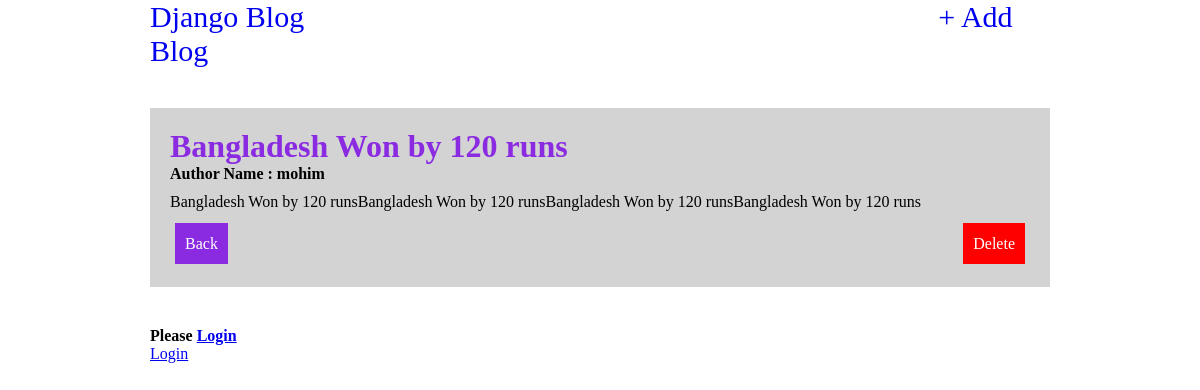
/post/6/, run on an earlier commit of the app's database.
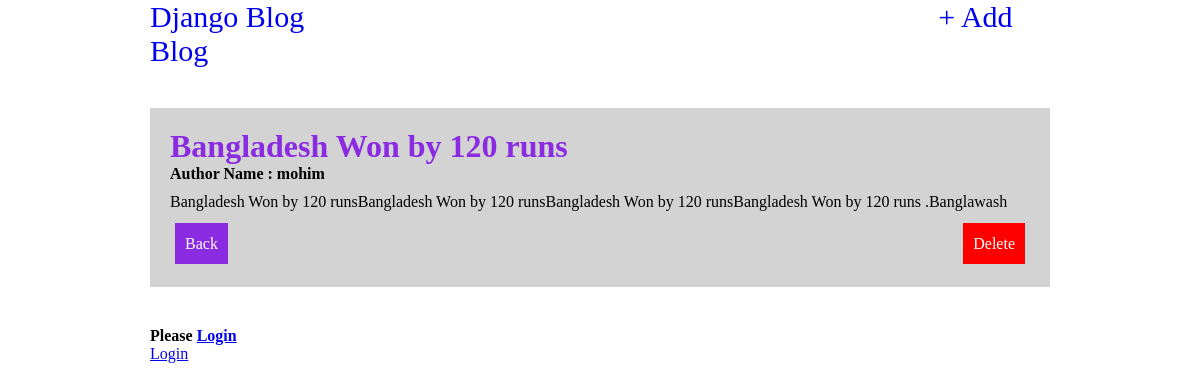
And on a later commit of the database.
### blog/models.py (models this page shows, shortened)
class Blog(models.Model):
    title = models.CharField(max_length=200)
    author = models.ForeignKey(
        'auth.User',
        on_delete = models.CASCADE,
    )
    body = models.TextField()

### blog/views.py (the view)
# urls.py: path('post/<int:pk>/', BlogDetailView.as_view(), name='post_detail'),
class BlogDetailView(DetailView):
    model = Blog
    template_name ='post_detail.html'

### templates/post_detail.html
{% extends 'base.html' %}
{% block content %}
    <div class="content">
        <h1>{{ blog.title }}</h1>
        <h4>Author Name : {{ object.author }}</h4>
        <p>{{ blog.body }}</p>
        <div style="width: 100%; display: flex; justify-content: space-between; padding: 14px 5px;">
            <div>
                <a style="text-decoration: none; color: white; background-color: blueviolet; padding: 12px 10px;" href="{% url 'home' %}">Back</a>
            </div>
            <div>
                <a style="text-decoration: none; color: white; background-color: red; padding: 12px 10px;" href="{% url 'delete_post' blog.pk %}">Delete</a>
            </div>
        </div>
    </div>
{% endblock content %}

What changed in the data, as far as the page shows it:
changed Blog "Bangladesh Won by 120 runs": body "Bangladesh Won by 120 runsBangladesh Won by 120 runsBangladesh Won by 120 runsBangladesh Won by 120 runs" → "Bangladesh Won by 120 runsBangladesh Won by 120 runsBangladesh Won by 120 runsBangladesh Won by 120 runs .Banglawash"
